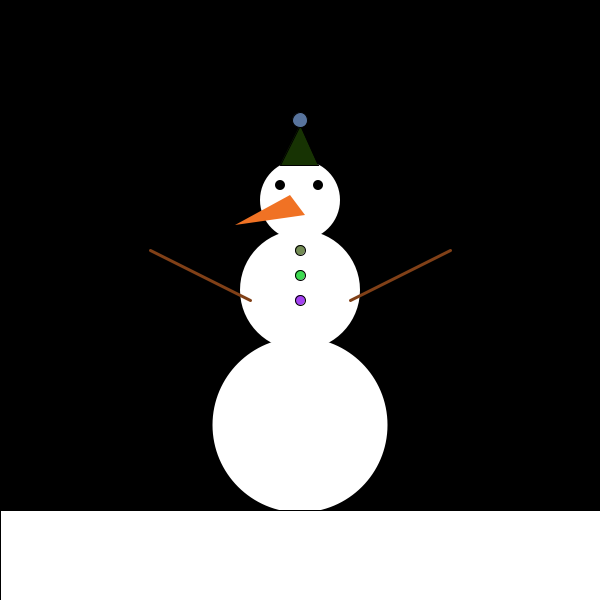
Frame 1 (no input)
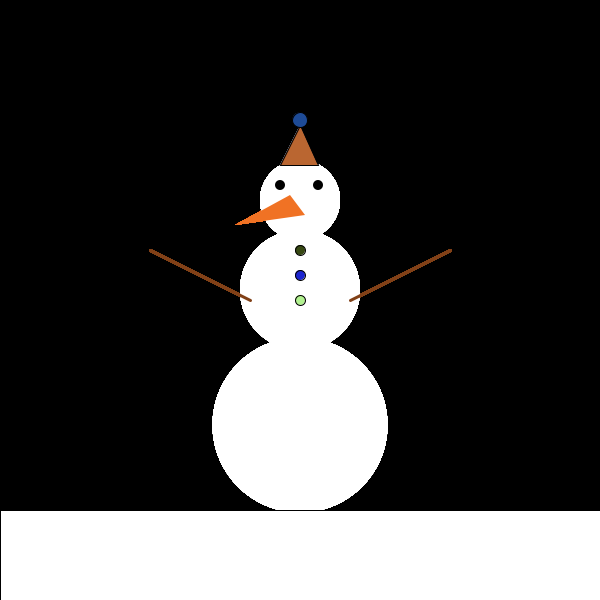
Frame 60 (the mouse pressed at the canvas centre just before this capture)
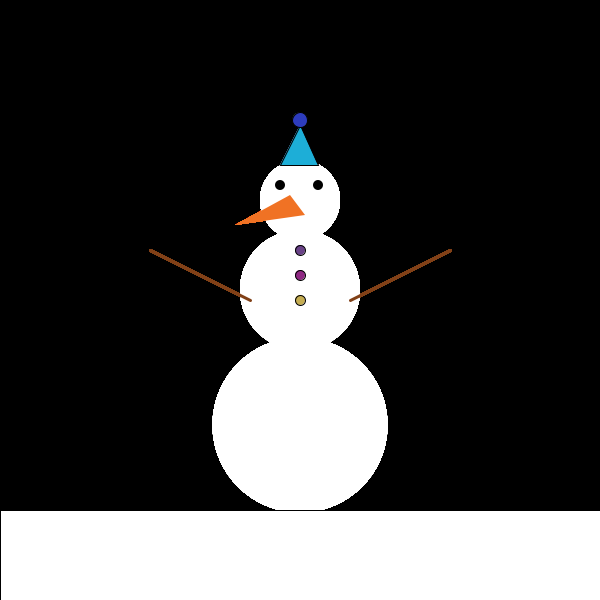
Frame 120 (the mouse held since frame 60 and released just before this capture)

The Processing sketch that drew these frames (run headless with seeded random() and noise(); from frame 60 on, the mouse is pressed at the canvas centre):

// Processing sketch: processing_124135
// ── processing_124135.pde

void setup()
{
  size(600,600);
  background(0,0,0);
  frameRate(10);
}

void draw()
{
  noStroke();
  fill(255,255,255);
  ellipse(width/2, 200, 80,80);
  ellipse(width/2, 290, 120,120);
  ellipse(width/2, 425, 175,175);
  fill(0,0,0);
  ellipse(280,185, 10,10);
  fill(0,0,0);
  ellipse(318,185, 10,10);
  fill(240,114,36);
  triangle(235,225,290,195, 305,215);
  
  strokeWeight(3);
  stroke(129,64,23);
  line(350, height/2, 450,250);
  line(250, height/2, 150, 250);
  
  strokeWeight(1);
  stroke(0,0,0);
  fill(random(255),random(255),random(255));
  ellipse(width/2, height/2, 10,10);
  fill(random(255),random(255),random(255));
  ellipse(width/2, 275, 10,10);
  fill(random(255),random(255),random(255));
  ellipse(width/2, 250, 10,10);
  
  fill(255,255,255);
  rect(0,510, 600,250);
  fill(random(255),random(255), random(255));
  triangle(280,165,width/2,125, 318,165);
  fill(random(255),random(255),random(255));
  ellipse(width/2,120,15,15);
}
